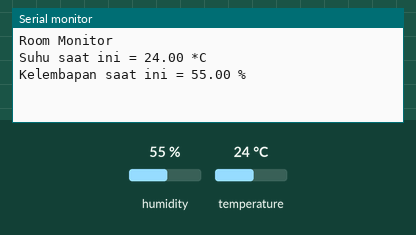
Bench run of a program on a simulated ESP8266 (Wemos D1 mini). On the bench: the last lines printed to the serial monitor. The test bench sets the inputs (shaded band); at power-on: humidity 55 %, temperature 24 °C.

Above: at 2.2 s.
2.3 s: humidity set to 22 %
At 3.7 s:
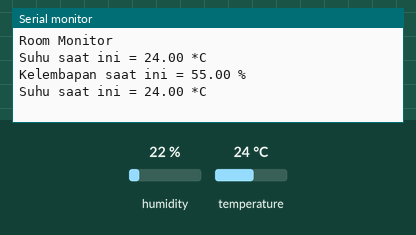
5.0 s: temperature set to 12 °C
At 5.9 s:
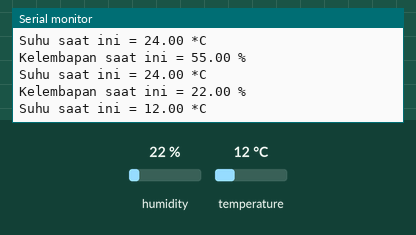
7.7 s: humidity set to 40 %
At 8.9 s:
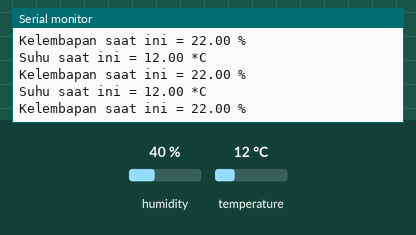
Timing chart, 0 to 10.7 s (numbered marks = the images above; inputs shaded):
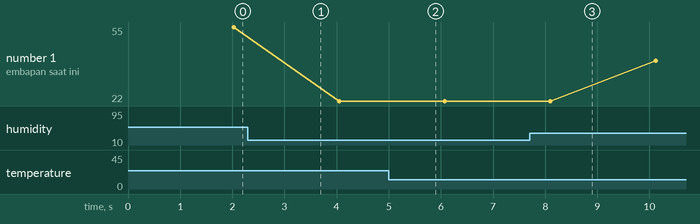

The program:

main.cpp
```cpp
#include <Arduino.h>
#include <DHT.h>
#include <Wire.h>
#include <Adafruit_Sensor.h>

#define dhtPin D8
#define DHTTYPE DHT11
DHT dht(dhtPin,DHTTYPE);
float kelembapan, suhu;

void setup() {
  // put your setup code here, to run once:
  Serial.begin(9600);
  dht.begin();
  Serial.println("Room Monitor");
  delay(1000);
}

void loop() {
  // put your main code here, to run repeatedly:

  suhu = dht.readTemperature();
  kelembapan = dht.readHumidity();

  Serial.print("Suhu saat ini = ");
  Serial.print(suhu);
  Serial.println(" *C");
  delay(1000);
  Serial.print("Kelembapan saat ini = ");
  Serial.print(kelembapan);
  Serial.println(" %");
  delay(1000);
}
```

Measured:
- after the input at 5.0 s, the serial monitor: prints a new line after 0.07 s (image 2)
- plotted number 1: 55 → 22 after the input at 2.3 s, 22 → 40 after the input at 7.7 s
